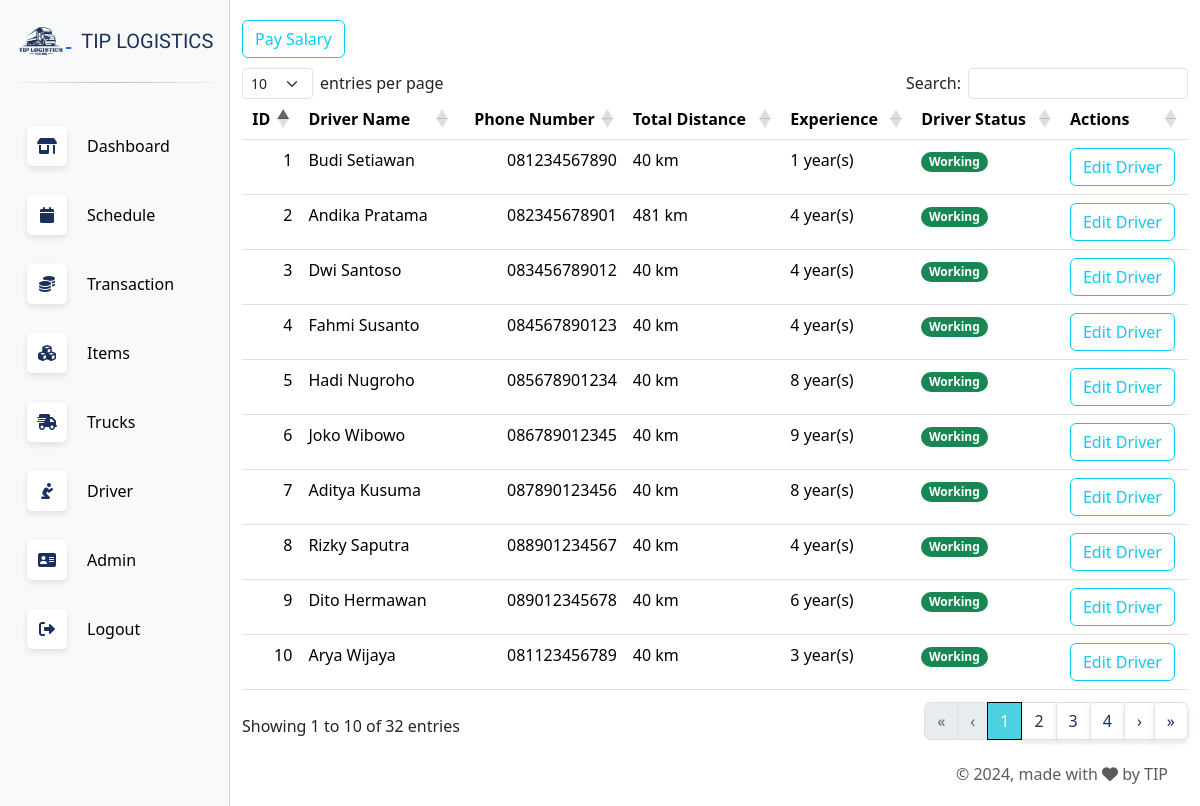
The page /drivers.php (signed in) on the database as committed earlier.
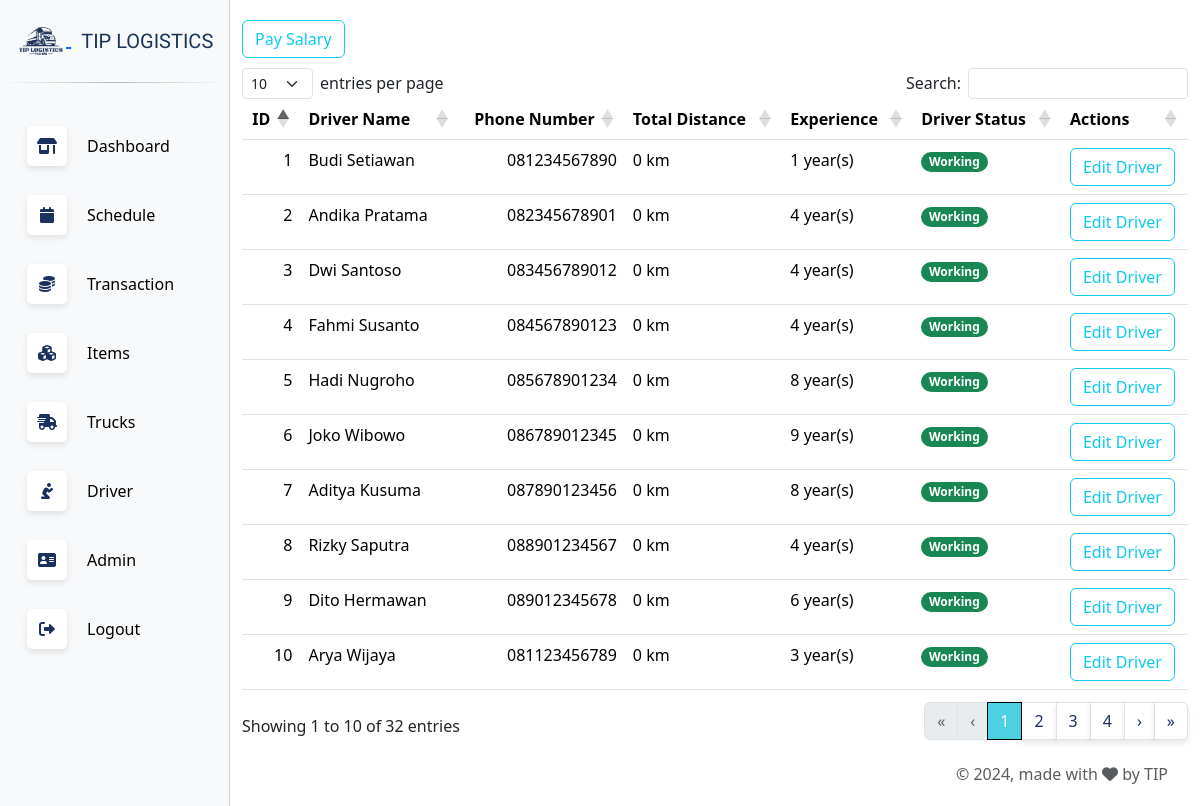
The same page on the database as committed later.
### tables this page shows
CREATE TABLE `driver` (
  `id` int(11) NOT NULL,
  `driver_name` varchar(45) NOT NULL,
  `phone_number` varchar(12) NOT NULL,
  `total_distance` float NOT NULL,
  `experience` int(11) NOT NULL,
  `driver_status` tinyint(1) NOT NULL
);

### drivers.php (the view, shortened to what this page needs)
<?php
$servername = "localhost";
$username = "root";
$password = "";
$dbname = "logistics_company";
$conn = new mysqli($servername, $username, $password, $dbname);
$sql = "SELECT * FROM driver ORDER BY id, driver_status;";
$result = $conn->query($sql);
?>
<!DOCTYPE html>
<html lang="en">
<head>
    <?php include('head.php'); ?>
</head>
<body>
    <?php
      include('navbar.php');
    ?>
    <div class="main-content">
      <div class="container">
        <button type="button" class="btn btn-outline-info" onclick="window.location.href='calculate_salary.php'" style="margin-top:20px;">Pay Salary</button>
        <table class="table table-hover fixed-size-table table-generate" id="table-driver">
          <thead>
            <tr>
                <th>ID</th>
                <th>Driver Name</th>
                <th>Phone Number</th>
                <th>Total Distance</th>
                <th>Experience</th>
                <th>Driver Status</th>
                <th>Actions</th>
            </tr>
          </thead>
          <tbody>
            <?php
            if ($result->num_rows > 0) {
                while($row = $result->fetch_assoc()) {
                    echo "<tr>
                        <td>{$row['id']}</td>
                        <td>{$row['driver_name']}</td>
                        <td>{$row['phone_number']}</td>
                        <td>{$row['total_distance']} km</td>
                        <td>{$row['experience']} year(s)</td>
                        <td>";
                          if ($row['driver_status'] == 1){
                            echo '<span class="badge rounded-pill text-bg-success">Working</span>';
                          } else if ($row['driver_status'] == 2){
                            echo '<span class="badge rounded-pill text-bg-warning">On Leave</span>';
                          } else{
                            echo '<span class="badge rounded-pill text-bg-dark">Quit</span>';
                          }
                          echo "</td>
                        <td>
                          <button class='btn btn-outline-info' onclick=\"showEditForm('{$row['id']}', '{$row['driver_name']}', '{$row['phone_number']}', '{$row['total_distance']}', '{$row['experience']}', '{$row['driver_status']}')\">Edit Driver</button>
                        </td>
                    </tr>";
                }
            }
            ?>
            </tbody>
        </table>
      </div>
    <?php
      include('footer.php');
    ?>
    </div>
</body>
</html>

Rows that differ between the two databases and show on the page:
changed driver "Budi Setiawan": total_distance "40" → "0"
changed driver "Andika Pratama": total_distance "481" → "0"
changed driver "Dwi Santoso": total_distance "40" → "0"
changed driver "Fahmi Susanto": total_distance "40" → "0"
changed driver "Hadi Nugroho": total_distance "40" → "0"
changed driver "Joko Wibowo": total_distance "40" → "0"
changed driver "Aditya Kusuma": total_distance "40" → "0"
changed driver "Rizky Saputra": total_distance "40" → "0"
changed driver "Dito Hermawan": total_distance "40" → "0"
changed driver "Arya Wijaya": total_distance "40" → "0"
